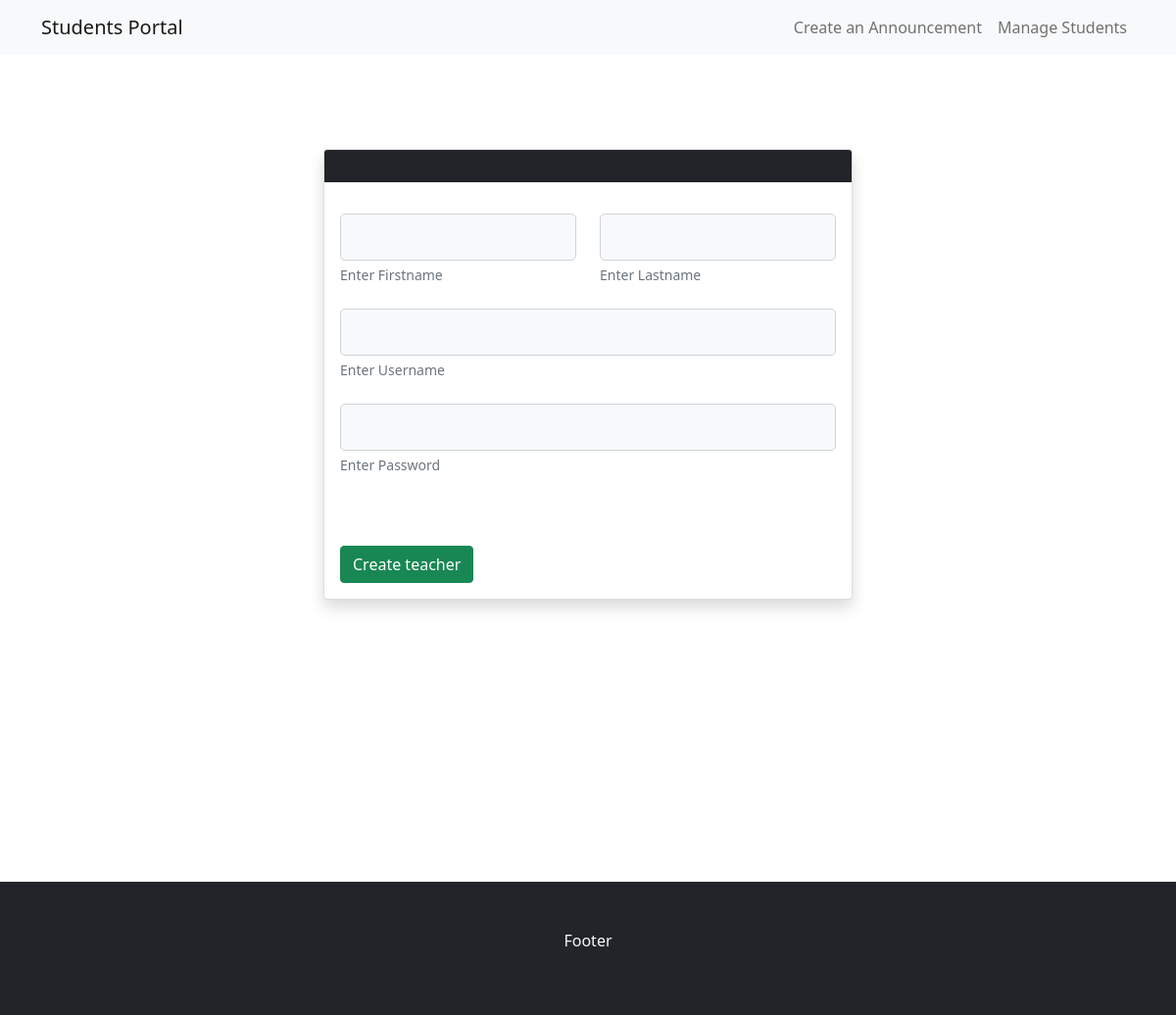
Page /teacher-views/create-teachers.php on the earlier database version.
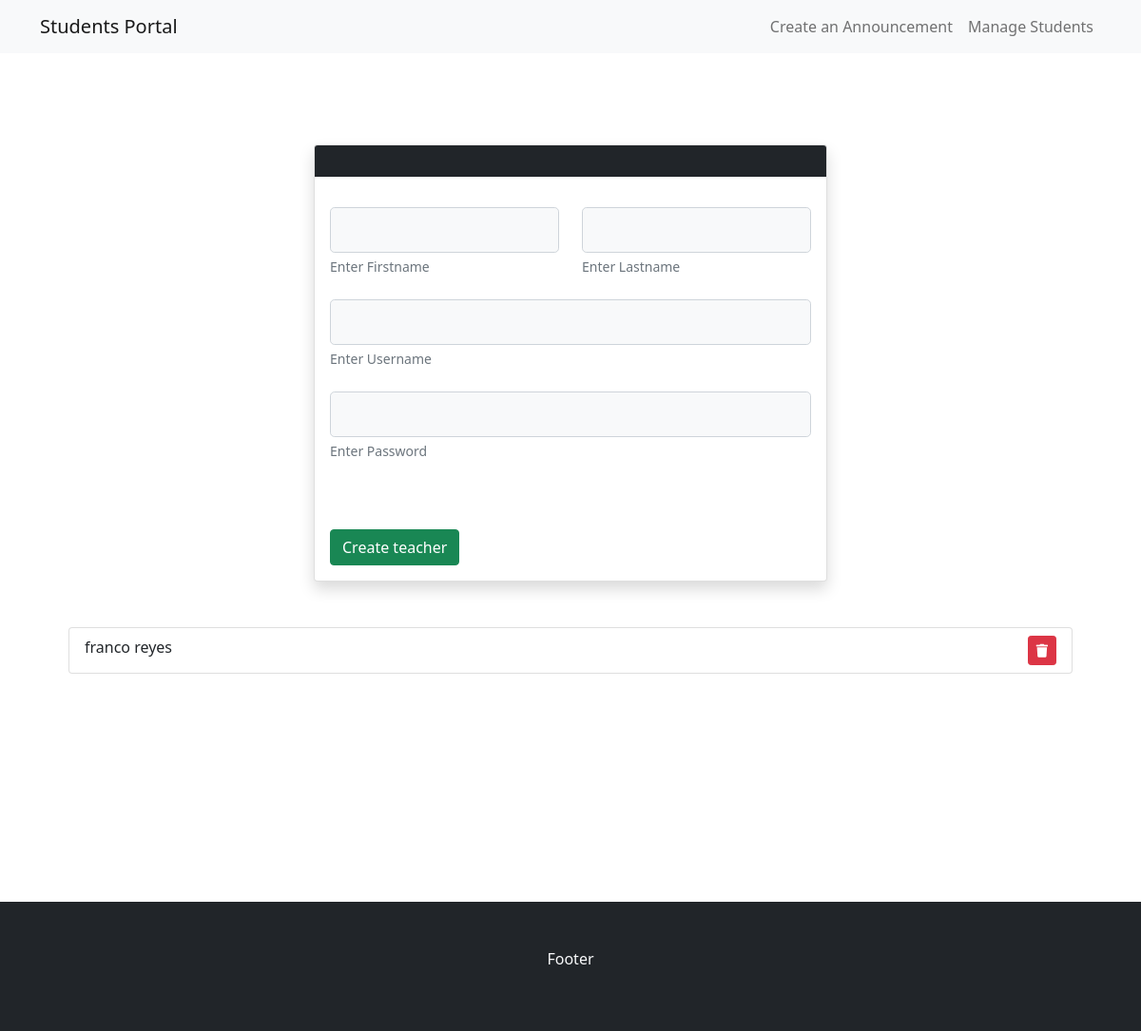
Same page on the later database version.
### tables this page shows
CREATE TABLE `teachers` (
  `id` int(11) NOT NULL,
  `fname` varchar(255) NOT NULL,
  `lname` varchar(255) NOT NULL,
  `username` varchar(255) NOT NULL,
  `password` varchar(255) NOT NULL
);

### functions/admin-logic.php (called while the page is built, shortened)
<?php
function show($table_name){
    $conn = connect();
    $sql = "SELECT  * FROM $table_name ORDER BY id DESC";
    $result = $conn->query($sql);
    if($result->num_rows > 0){
       $rows = array();
       while($row  = $result->fetch_assoc()){
           $rows[] = $row;
       }
       return $rows;
    }else{
        return FALSE;
    }
}
?>

### teacher-views/create-teachers.php (the view, shortened to what this page needs)
<?php include '../html/head.html';
include '../functions/admin-logic.php';
include 'navbar-admin.php';
?>
<section class="p-5 mt-5 mt-5">
    <div class="container">
        <div class="card w-50 mx-auto shadow">
            <div class="card-header bg-dark p-3">
            </div>
            <div class="card-body ">
                <form action="" method="post">
                    <div class="row mt-3 ">
                        <div class="col-6">
                            <input type="text" name="firstname" id="" class="form-control form-control-lg bg-light">
                            <div class="form-text">Enter Firstname</div>
                        </div>
                        <div class="col-6">
                            <input type="text" name="lastname" id="" class="form-control form-control-lg bg-light">
                            <div class="form-text">Enter Lastname</div>
                        </div>
                    </div>
                    <div class="row mt-4">
                        <div class="col-12">
                            <input type="text" name="username" id="" class="form-control form-control-lg bg-light">
                            <div class="form-text">Enter Username</div>
                        </div>
                    </div>
                    <div class="row mt-4">
                        <div class="col-12">
                            <input type="password" name="password" id="" class="form-control form-control-lg bg-light">
                            <div class="form-text">Enter Password</div>
                        </div>
                    </div>
                    <div class="mt-4">
                        <button type="submit" name="register" class="btn btn-success mt-5">Create teacher</button>
                    </div>
                </form>
            </div>
        </div>
        <div class="container mt-5">
            <ul class="list-group">
                <?php if (!empty(show('teachers'))) :   ?>
                    <?php foreach (show('teachers') as $row) : ?>
                        <li class="list-group-item">
                            <?php echo $row['fname'] . " " . $row['lname']  ?>
                            <span class="float-end">
                                <a href="#" class="btn btn-danger btn-sm">
                                    <i class="fas fa-trash"></i>
                                </a>
                            </span>
                        </li>
                    <?php endforeach; ?>
                <?php endif;   ?>
            </ul>
        </div>
    </div>
</section>

Differences in the rows shown:
added teachers: fname "franco", lname "reyes"
